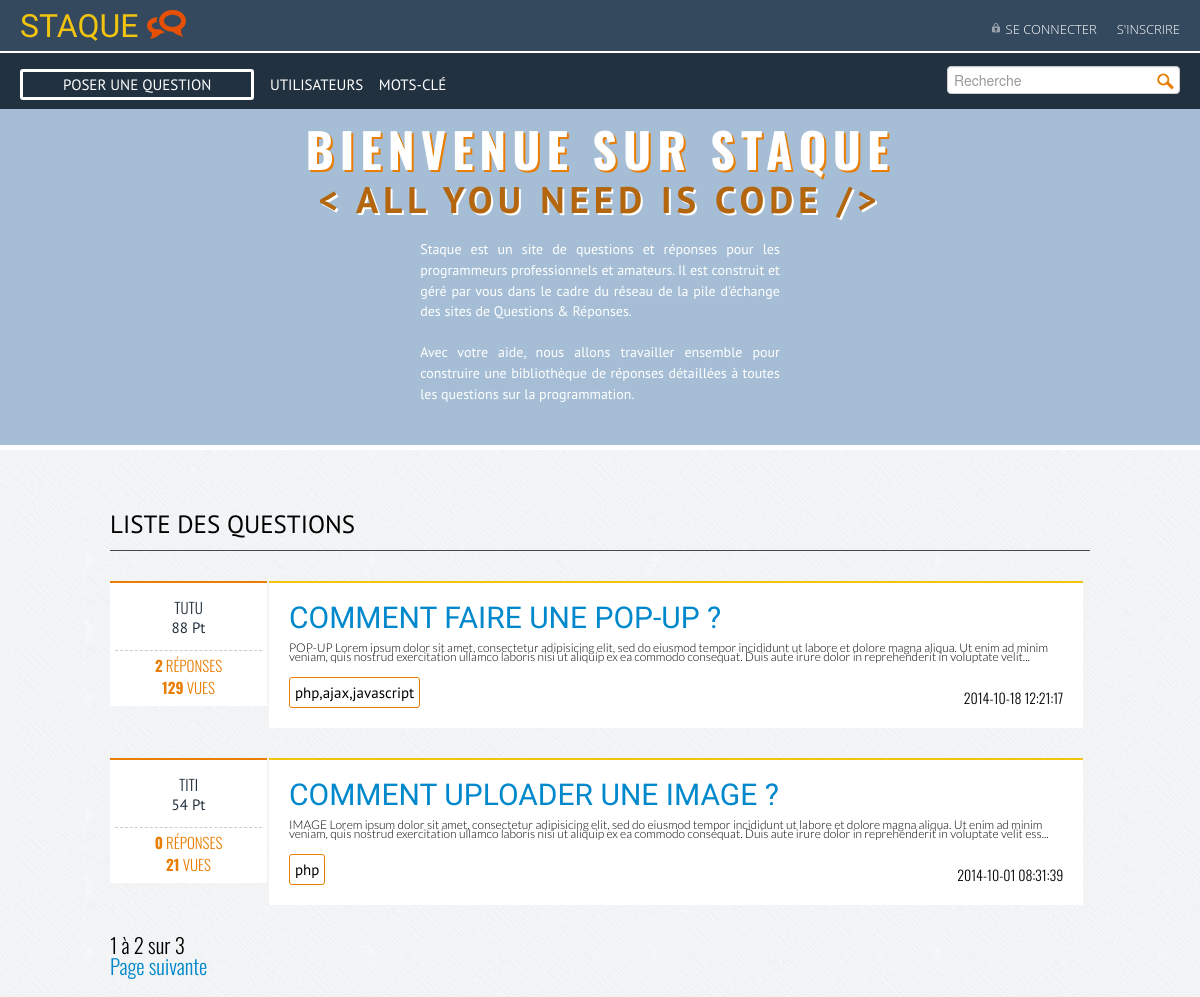
The app's page /, older data.
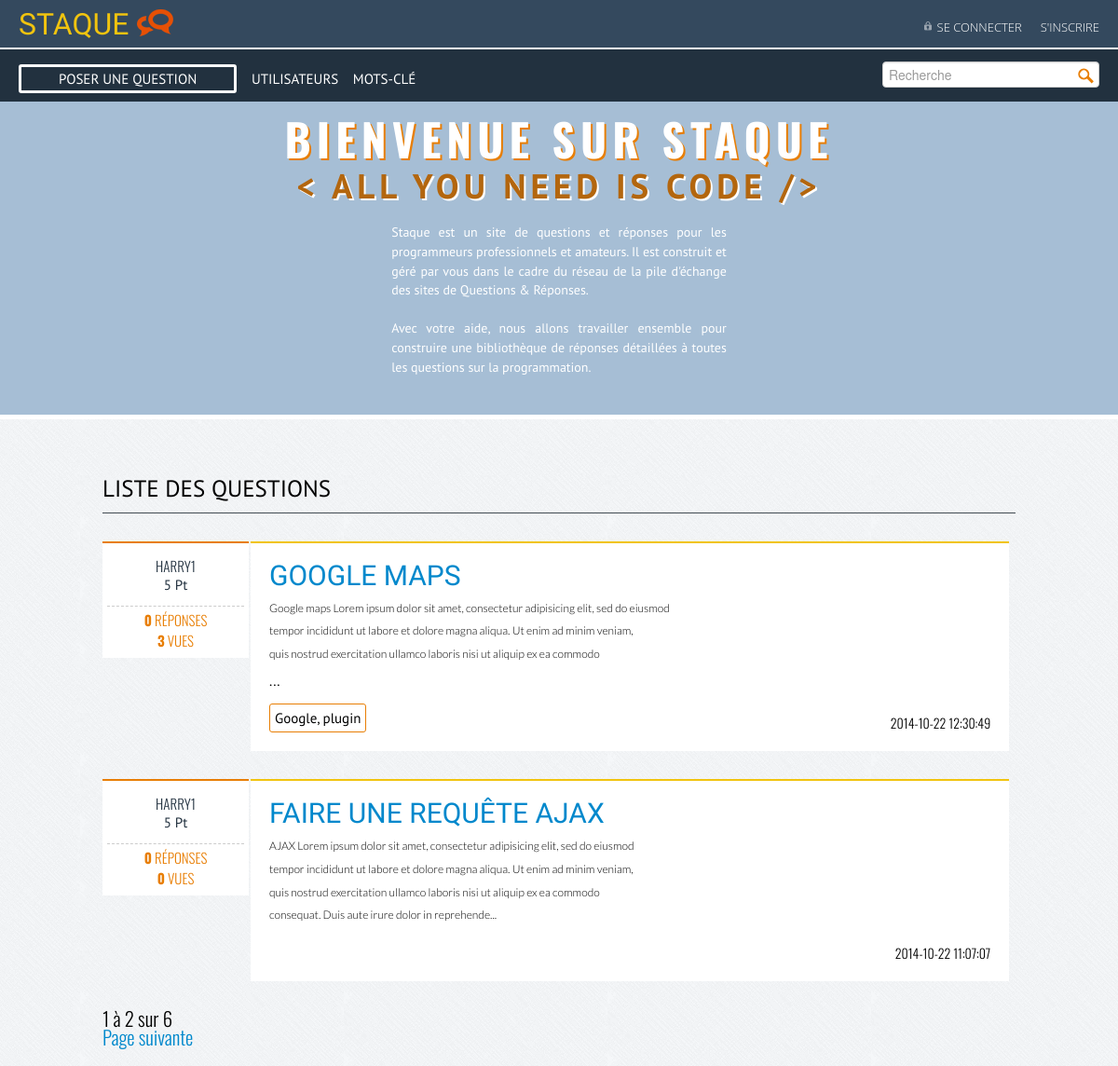
The same page, newer data.
### tables this page shows
CREATE TABLE IF NOT EXISTS `question` (
  `id` int(11) NOT NULL AUTO_INCREMENT,
  `title` varchar(250) NOT NULL,
  `content` text NOT NULL,
  `tags` varchar(255) NOT NULL,
  `user_id` int(11) NOT NULL,
  `dateCreated` datetime NOT NULL,
  `dateModified` datetime NOT NULL,
  `vues` int(11) NOT NULL,
  `points` int(11) NOT NULL,
  PRIMARY KEY (`id`)
);

CREATE TABLE IF NOT EXISTS `user` (
  `id` int(11) NOT NULL AUTO_INCREMENT,
  `name` varchar(50) NOT NULL,
  `image` varchar(150) NOT NULL,
  `pseudo` varchar(100) NOT NULL,
  `mail` varchar(150) NOT NULL,
  `password` varchar(255) NOT NULL,
  `salt` varbinary(256) NOT NULL,
  `token` varchar(50) NOT NULL,
  `birthday` date NOT NULL,
  `job` varchar(150) NOT NULL,
  `location` varchar(100) NOT NULL,
  `lang` varchar(100) NOT NULL,
  `score` int(10) NOT NULL,
  `vote` int(10) NOT NULL,
  `websites` varchar(150) NOT NULL,
  `dateRegistred` date NOT NULL,
  `dateModified` date NOT NULL,
  `dateConnected` datetime NOT NULL,
  PRIMARY KEY (`id`)
);

### functions.php (called while the page is built, shortened)
<?php
	function nbRep($id){
		global $dbh;
		$sql = "SELECT COUNT(*) FROM answer
				JOIN question ON question_id = question.id
				WHERE question.id = :id";
		$stmt = $dbh->prepare($sql);
		$stmt->bindValue(":id",$id);
		$stmt->execute();
		$nbAnswers = $stmt->fetchColumn();
		return $nbAnswers;
	}

### question_list.php (the view, shortened to what this page needs)
 <?php
	$numPerPage= 2;
	$page = 1;
	$direction = "DESC";
	$offset = ($page-1)*$numPerPage;
	$sql = "SELECT question.id,title,score,dateCreated,image,pseudo,tags,content,vues
			FROM question LEFT JOIN user ON question.user_id=user.id
			ORDER BY question.id $direction LIMIT :offset,$numPerPage";
			$stmt = $dbh->prepare($sql);
			$stmt->bindValue(":offset", ($page-1)*2, PDO::PARAM_INT);
			$stmt->execute();
			$questions = $stmt->fetchAll();
			$sql = "SELECT COUNT(*) FROM question";
			$stmt = $dbh->prepare($sql);
			$stmt->execute();
			$totalNumber = $stmt->fetchColumn();
			$totalPages = ceil($totalNumber / $numPerPage);
?>
<section class="container topQuestion">
	<h2>Liste des Questions</h2>
	<?php foreach ($questions as $question){ $nbAnswers=nbRep($question['id']);?>
	<div class="topQuestionWrap">
		<div class="clearboth colLeft user">
			<a href="account.php?id=<?= $question['id'];?>"  class="lien_user" title="Infos auteur">
				<div class="floatLeft">
					<h4><?= $question['pseudo'];?></h4>
					<p class="score"><?= $question['score'];?> Pt </p>
				</div>
			</a>
			<div class="compteurs">
				<p><strong><?php echo $nbAnswers;?></strong> réponses</p>
				<p><strong><?= $question['vues'];?></strong> vues</p>
			</div>
		</div>
		<div class="colRight question">
			<a href="detail_question.php?id=<?= $question['id'];?>" class="lien_question" id="<?= $question['id'];?>" title="">
				<h3><?php echo $question['title']; ?></h3>
			</a>
			<p><?php echo substr($question['content'],0,300)."..."; ?></p>
			<p class="date"><?= $question['dateCreated'];?></p>
			<?php if(!empty($question['tags'])){ ?>
				<div class="tags"><?= $question['tags'];?></div>
			<?php } ?>
		</div>
	</div>
	<?php } ?>
	<p><?php echo $offset+1; ?> à <?php echo $offset+$numPerPage; ?> sur <?php echo $totalNumber; ?><p>
	<?php if($page < $totalPages ) { ?>
		<a href="index.php?dir=<?php echo strtolower($direction); ?>&page=<?php echo $page + 1; ?>">Page suivante</a>
	<?php } ?>
</section>

Row changes from the older to the newer data that the page shows:
no longer on this page (row edited): question: user.pseudo "TUTU", user.score "88", nbAnswers "2", vues "129", title "COMMENT FAIRE UNE POP-UP ?", content "POP-UP Lorem ipsum dolor sit amet, consectetur adipisicing elit, sed do eiusmod tempor incididunt ut labore et dolore magna aliqua. Ut enim ad minim veniam, quis nostrud exercitation ullamco laboris nisi ut aliquip ex ea commodo consequat. Duis aute irure dolor in reprehenderit in voluptate velit", dateCreated "2014-10-18 12:21:17", tags "php,ajax,javascript"
no longer on this page (row edited): question: user.pseudo "TITI", user.score "54", nbAnswers "0", vues "21", title "COMMENT UPLOADER UNE IMAGE ?", content "IMAGE Lorem ipsum dolor sit amet, consectetur adipisicing elit, sed do eiusmod tempor incididunt ut labore et dolore magna aliqua. Ut enim ad minim veniam, quis nostrud exercitation ullamco laboris nisi ut aliquip ex ea commodo consequat. Duis aute irure dolor in reprehenderit in voluptate velit ess", dateCreated "2014-10-01 08:31:39", tags "php"
added question: user.pseudo "HARRY1", user.score "5", nbAnswers "0", vues "3", title "GOOGLE MAPS", content "Google maps Lorem ipsum dolor sit amet, consectetur adipisicing elit, sed do eiusmod tempor incididunt ut labore et dolore magna aliqua. Ut enim ad minim veniam, quis nostrud exercitation ullamco laboris nisi ut aliquip ex ea commodo", dateCreated "2014-10-22 12:30:49", tags "Google, plugin"
added question: user.pseudo "HARRY1", user.score "5", nbAnswers "0", vues "0", title "FAIRE UNE REQUÊTE AJAX", content "AJAX Lorem ipsum dolor sit amet, consectetur adipisicing elit, sed do eiusmod tempor incididunt ut labore et dolore magna aliqua. Ut enim ad minim veniam, quis nostrud exercitation ullamco laboris nisi ut aliquip ex ea commodo consequat. Duis aute irure dolor in reprehende", dateCreated "2014-10-22 11:07:07"
Text that changed along with them:
$totalNumber: "3" → "6"
